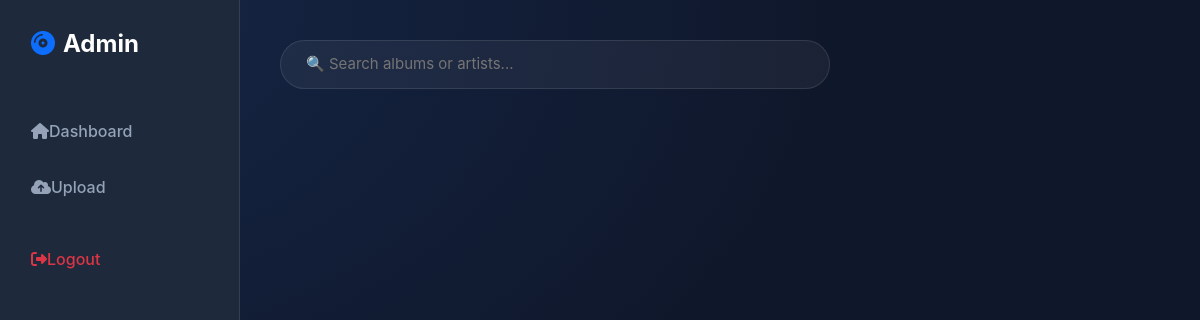
Before: /admin/albums_view.php (signed in) with the older database file.
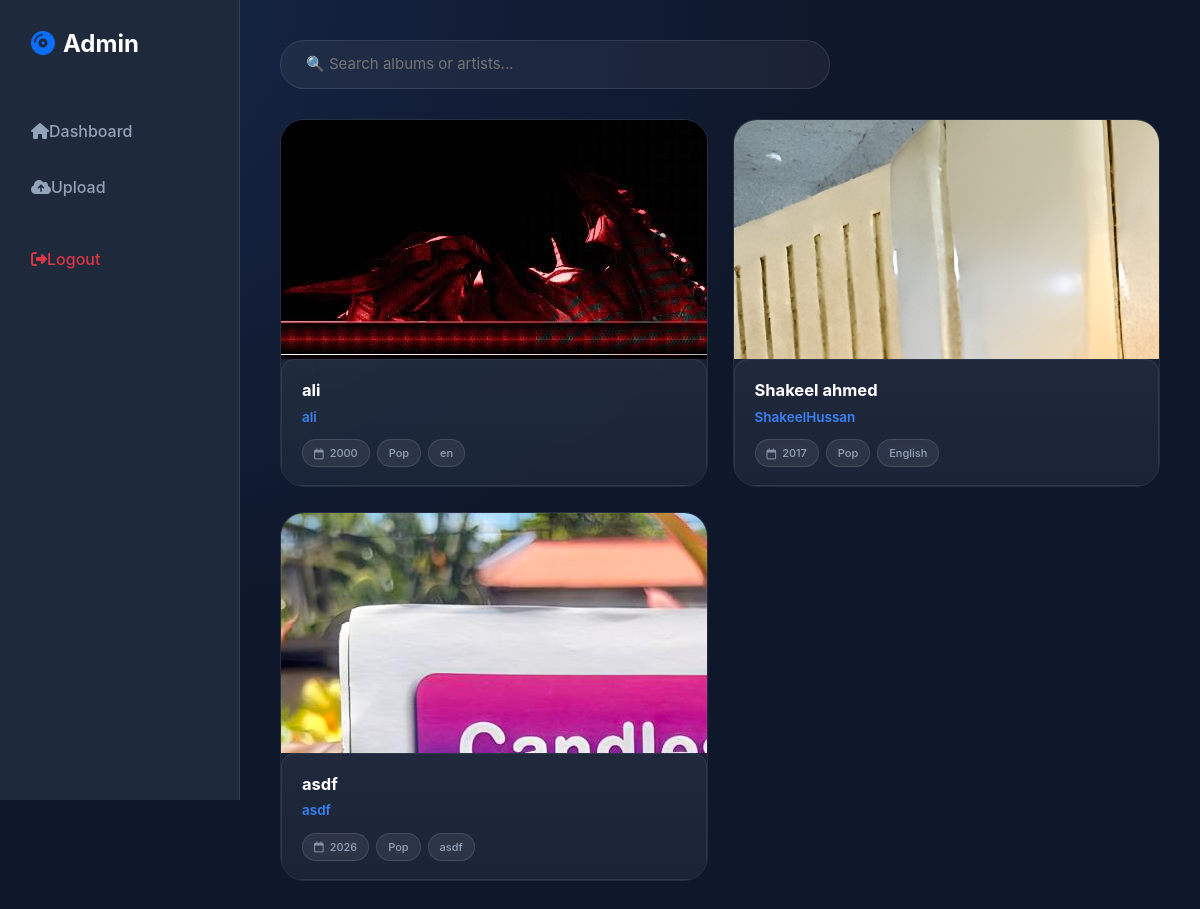
After: the same page with the newer database file.
### tables this page shows
CREATE TABLE `albums` (
  `id` int(11) NOT NULL,
  `title` varchar(255) NOT NULL,
  `artist` varchar(255) DEFAULT NULL,
  `year` int(11) NOT NULL,
  `genre` varchar(100) DEFAULT NULL,
  `language` varchar(100) DEFAULT NULL,
  `cover` varchar(255) DEFAULT NULL,
  `audio` varchar(255) DEFAULT NULL,
  `video` varchar(255) DEFAULT NULL,
  `created_at` timestamp NOT NULL DEFAULT current_timestamp()
);

### admin/albums_view.php (the view, shortened to what this page needs)
<?php
include "../config/db.php";
?>
<!DOCTYPE html>
<html lang="en">
<head>
    <link href="https://cdn.jsdelivr.net/npm/bootstrap@5.3.0/dist/css/bootstrap.min.css" rel="stylesheet">
    <link href="https://cdnjs.cloudflare.com/ajax/libs/font-awesome/6.4.0/css/all.min.css" rel="stylesheet">
    <link href="https://cdn.jsdelivr.net/npm/sweetalert2@11/dist/sweetalert2.min.css" rel="stylesheet">
</head>
<body>
    <aside class="sidebar">
        <div class="mb-5 px-3">
            <h4 class="fw-bold text-white"><i class="fa-solid fa-compact-disc text-primary me-2"></i><span>Admin</span></h4>
        </div>
        <a href="dashboard.php"><i class="fa-solid fa-house"></i> <span>Dashboard</span></a>
        <a href="add_albums.php"><i class="fa-solid fa-cloud-arrow-up"></i> <span>Upload</span></a>
        <a href="logout.php" class="text-danger mt-4"><i class="fa-solid fa-right-from-bracket"></i> <span>Logout</span></a>
    </aside>
    <main class="main-content">
        <input type="text" id="search" class="search-box" placeholder="🔍 Search albums or artists...">
        <div class="grid" id="albumGrid">
            <?php
            $result = $conn->query("SELECT * FROM albums ORDER BY id DESC");
            if ($result->num_rows > 0):
                while ($row = $result->fetch_assoc()):
                    $title = htmlspecialchars($row['title']);
                    $artist = htmlspecialchars($row['artist']);
                    $videoFile = "uploads/albums/" . $row['video'];
                    $coverFile = "uploads/albums/" . $row['cover'];
            ?>
                    <div class="card" data-search="<?= strtolower("$title $artist {$row['genre']} {$row['language']}") ?>">
                        <div class="thumbnail">
                            <?php if (!empty($row['video']) && file_exists($videoFile)): ?>
                                <video src="<?= $videoFile ?>" preload="metadata" playsinline></video>
                            <?php else: ?>
                                <img src="<?= $coverFile ?>" alt="cover">
                            <?php endif; ?>
                        </div>
                        <div class="info">
                            <span class="title text-truncate" title="<?= $title ?>"><?= $title ?></span>
                            <span class="artist"><?= $artist ?></span>
                            <div class="badge-group">
                                <span class="badge-info">
                                    <i class="fa-regular fa-calendar"></i> <?= $row['year'] ?></span>
                                <span class="badge-info"><?= $row['genre'] ?></span>
                                <span class="badge-info"><?= $row['language'] ?></span>
                            </div>
                        </div>
                    </div>
            <?php
                endwhile;
            endif; ?>
        </div>
    </main>
</body>
</html>

### admin/albums_view.php (style rules this page uses)
:root { --bg-color: #0f172a; --sidebar-color: #1e293b; --accent-color: #3b82f6; --secondary-accent: #00f2ff; --card-bg: rgba(30, 41, 59, 0.7); --text-primary: #f8fafc; --text-secondary: #94a3b8; --transition: all 0.4s cubic-bezier(0.4, 0, 0.2, 1); }
body { background: var(--bg-color); background-image: radial-gradient(at 0% 0%, rgba(59, 130, 246, 0.15) 0px, transparent 50%); color: var(--text-primary); min-height: 100vh; font-family: 'Inter', sans-serif; margin: 0; overflow-x: hidden; }
.sidebar { position: fixed; left: 0; top: 0; width: 240px; height: 100vh; background: var(--sidebar-color); border-right: 1px solid rgba(255, 255, 255, 0.1); padding: 30px 15px; box-sizing: border-box; z-index: 1000; }
.sidebar a { display: flex; align-items: center; color: var(--text-secondary); padding: 12px 16px; margin-bottom: 8px; border-radius: 12px; text-decoration: none; transition: var(--transition); font-weight: 500; }
.main-content { padding: 40px; margin-left: 240px; transition: margin-left var(--transition); }
.search-box { width: 100%; max-width: 550px; padding: 12px 25px; border-radius: 100px; border: 1px solid rgba(255, 255, 255, 0.1); background: rgba(255, 255, 255, 0.05); color: white; font-size: 15px; margin-bottom: 30px; outline: none; transition: var(--transition); }
.grid { display: grid; grid-template-columns: repeat(auto-fill, minmax(300px, 1fr)); gap: 25px; width: 100%; }
.card { background: var(--card-bg); backdrop-filter: blur(20px); border-radius: 24px; border: 1px solid rgba(255, 255, 255, 0.05); overflow: hidden; position: relative; transition: var(--transition); display: flex; flex-direction: column; }
.thumbnail { width: 100%; aspect-ratio: 16 / 9; background: #000; position: relative; overflow: hidden; }
.info { padding: 20px; }
.title { font-size: 17px; font-weight: 700; color: white; margin-bottom: 5px; display: block; }
.info { padding: 18px 20px; background: linear-gradient(180deg, rgba(255, 255, 255, 0.03), rgba(255, 255, 255, 0.01)); border-radius: 14px; border: 1px solid rgba(255, 255, 255, 0.08); }
.title { font-size: 16.5px; font-weight: 700; color: #ffffff; display: block; margin-bottom: 4px; white-space: nowrap; overflow: hidden; text-overflow: ellipsis; }
.artist { font-size: 13.5px; font-weight: 600; color: var(--accent-color); display: block; margin-bottom: 12px; }
.badge-group { display: flex; flex-wrap: wrap; gap: 7px; }
.badge-info { display: inline-flex; align-items: center; gap: 6px; padding: 5px 11px; font-size: 11px; font-weight: 500; color: var(--text-secondary); background: rgba(255, 255, 255, 0.06); border: 1px solid rgba(255, 255, 255, 0.12); border-radius: 999px; backdrop-filter: blur(6px); transition: all 0.25s ease; }
.badge-info i { font-size: 11px; opacity: 0.85; }

Changed rows visible on the page:
added albums: cover (picture), title "ali", artist "ali", year "2000", genre "Pop", language "en"
added albums: cover (picture), title "Shakeel ahmed", artist "ShakeelHussan", year "2017", genre "Pop", language "English"
added albums: cover (picture), title "asdf", artist "asdf", year "2026", genre "Pop", language "asdf"
